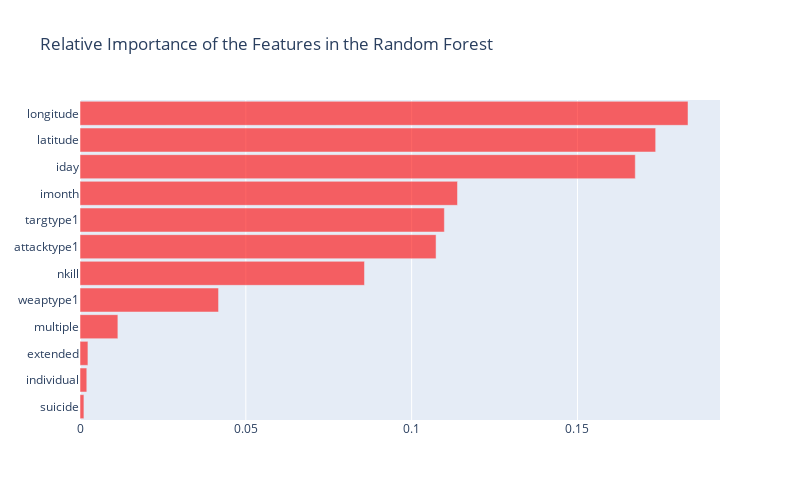

The code cell stored with this chart in its notebook:
### Code cell
data = go.Bar(
    y=['suicide', 'individual', 'extended', 'multiple', 'weaptype1', 'nkill', 'attacktype1','targtype1', 
       'imonth',  'iday', 'latitude',  'longitude'],
    x=[0.001182,0.002047,0.002392,0.011422,0.041777,0.085776,0.107362,0.109867,0.113829,0.167432,0.173583,0.18333],   
    orientation = 'h',
    marker = dict(color = 'rgba(255,0,0, 0.6)', line = dict(width = 0.5)))

data = [data]
layout = go.Layout(title = 'Relative Importance of the Features in the Random Forest',
    barmode='group', bargap=0.1, width=800,height=500,)

fig = go.Figure(data=data, layout=layout)
iplot(fig)

### Figure 1 — Plotly figure (JSON) as saved in the notebook; plotly's stock layout.template omitted (floating-point values rounded to 4 significant figures)
{"data": [{"marker": {"color": "rgba(255,0,0, 0.6)", "line": {"width": 0.5}}, "orientation": "h", "x": [0.001182, 0.002047, 0.002392, 0.01142, 0.04178, 0.08578, 0.1074, 0.1099, 0.1138, 0.1674, 0.1736, 0.1833], "y": ["suicide", "individual", "extended", "multiple", "weaptype1", "nkill", "attacktype1", "targtype1", "imonth", "iday", "latitude", "longitude"], "type": "bar"}], "layout": {"bargap": 0.1, "barmode": "group", "height": 500, "title": {"text": "Relative Importance of the Features in the Random Forest"}, "width": 800}}
